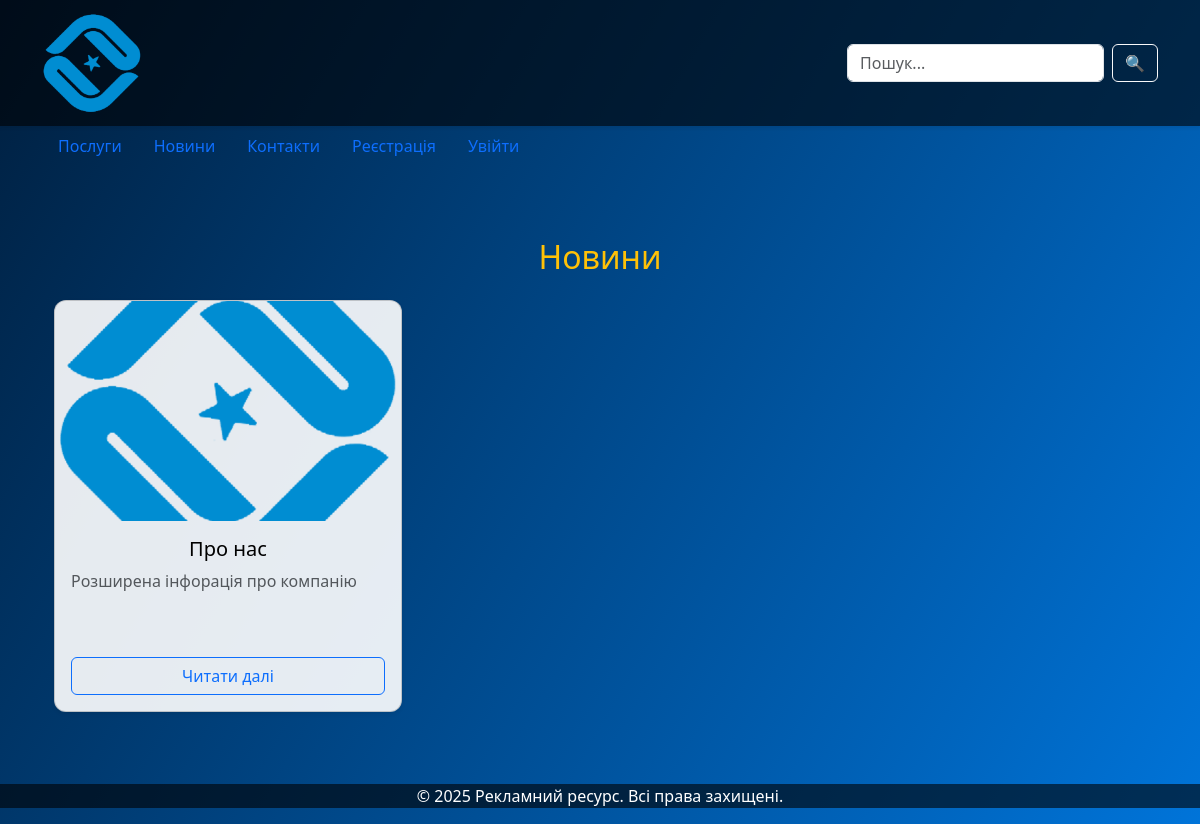
Before: /news/ with the older database file.
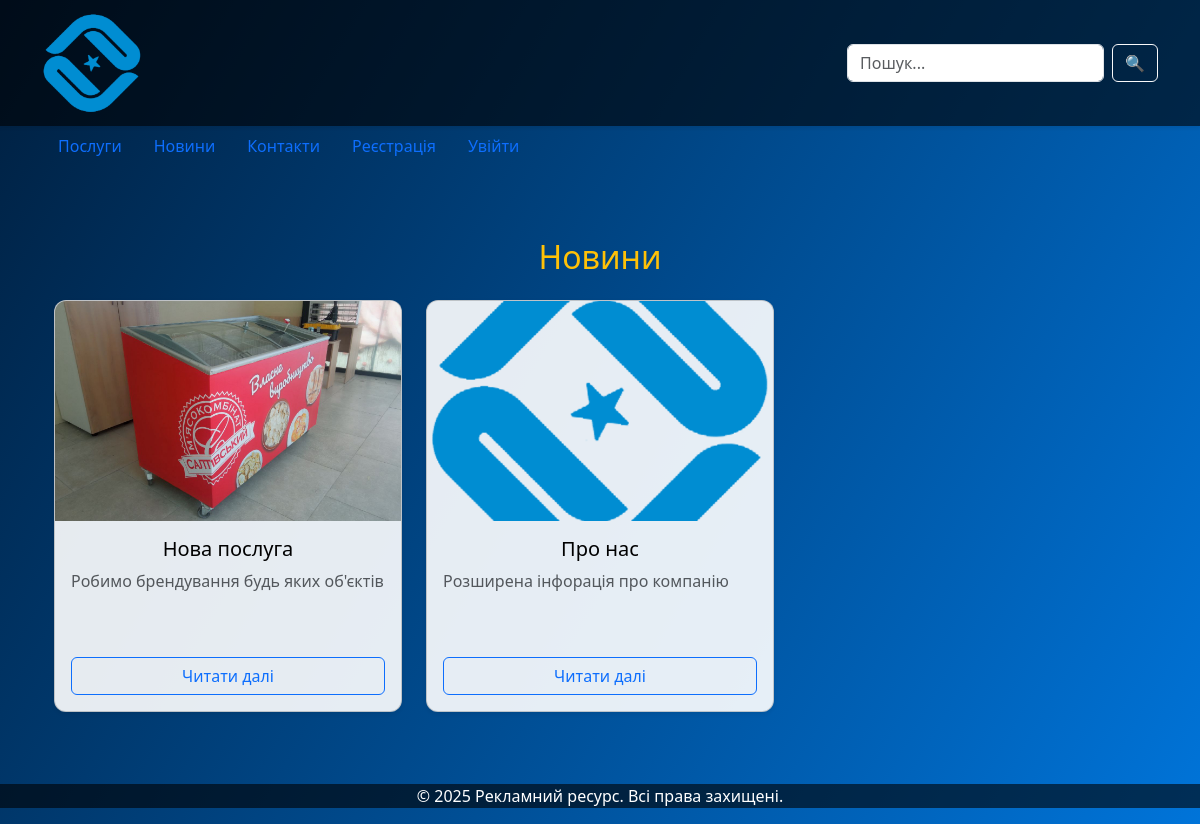
After: the same page with the newer database file.
### main/models.py (models this page shows, shortened)
class News(models.Model):
    title = models.CharField(max_length=200, verbose_name="Заголовок")
    content = models.TextField(verbose_name="Текст новини")
    image = models.ImageField(upload_to='news/', blank=True, null=True, verbose_name="Фото")
    date = models.DateTimeField(auto_now_add=True, verbose_name="Дата публікації")
    class Meta:
        verbose_name = "Новина"
        verbose_name_plural = "Новини"

### main/views.py (the view)
# urls.py: path('news/', views.news_list, name='news'),
def news_list(request):
    news = News.objects.all().order_by('-date')
    return render(request, "news.html", {"news": news, })

### main/context_processors.py (called while the page is built)
def unread_messages(request):
    if request.user.is_authenticated and request.user.is_staff:
        count = SupportChat.objects.filter(is_read=False).count()
        return {'unread_messages_count': count}
    return {}

### main/templates/news.html (shortened to what this page needs)
{% extends "base.html" %}
{% block content %}
<div class="container py-5">
  <h2 class="text-center text-warning mb-4">Новини</h2>
  {% if news %}
    <div class="row g-4">
      {% for n in news %}
        <div class="col-md-4 col-sm-6 d-flex align-items-stretch">
          <div class="card shadow-sm w-100" style="border-radius: 12px; overflow: hidden; transition: transform 0.3s;">
            <div class="image-container" style="height: 220px; overflow: hidden;">
              {% if n.image %}
                <a href="{% url 'news_detail' n.id %}">
                  <img src="{{ n.image.url }}" alt="{{ n.title }}" class="img-fluid w-100"
                       style="object-fit: cover; height: 100%; transition: transform 0.4s ease;">
                </a>
              {% else %}
                <div style="height: 220px; background-color: #f2f2f2; display: flex; align-items: center; justify-content: center; color: #999;">
                  <span>Без зображення</span>
                </div>
              {% endif %}
            </div>
            <div class="card-body d-flex flex-column justify-content-between">
              <div>
                <h5 class="card-title text-center">{{ n.title }}</h5>
                <p class="card-text text-muted" style="min-height: 80px;">{{ n.content|truncatewords:20 }}</p>
              </div>
              <div class="text-center mt-auto">
                <a href="{% url 'news_detail' n.id %}" class="btn btn-outline-primary w-100 mt-2">Читати далі</a>
              </div>
            </div>
          </div>
        </div>
      {% endfor %}
    </div>
  {% else %}
    <p class="text-center mt-5">Поки що немає новин.</p>
  {% endif %}
</div>
{% endblock %}

Changed rows visible on the page:
added News: image (picture), title "Нова послуга", content "Робимо брендування будь яких об'єктів"
